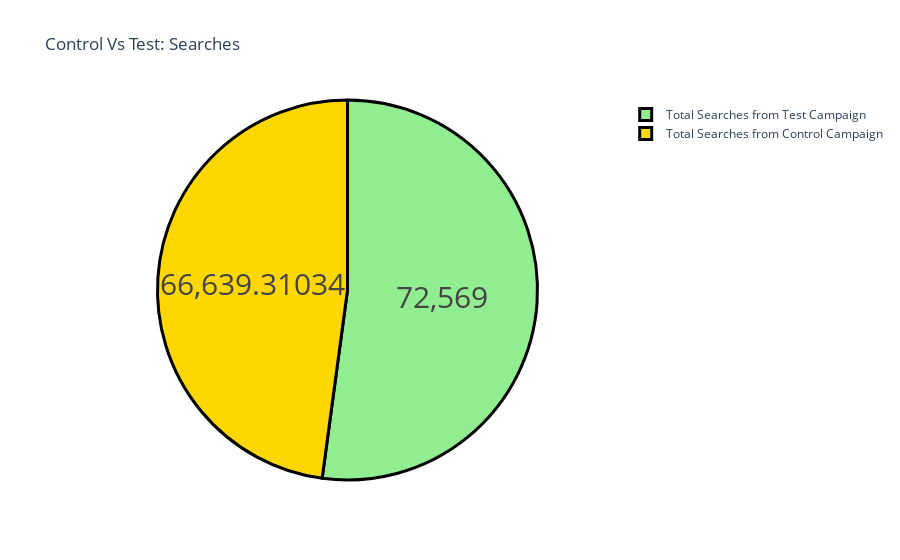

The notebook cell this image was saved under:
### Code cell
# The control campaign resulted in more impressions according to the amount spent
# on both campaigns.
# Now : look at the number of searches performed on the website from both campaigns

label = ["Total Searches from Control Campaign", 
         "Total Searches from Test Campaign"]
counts = [sum(control_data["Searches Received"]),
          sum(test_data["Searches Received"])]
colors = ['gold', 'lightgreen']
fig = go.Figure(data=[go.Pie(labels=label, values=counts)])
fig.update_layout(title_text='Control Vs Test: Searches')
fig.update_traces(hoverinfo='label+percent', textinfo='value',
                  textfont_size=30,
                  marker=dict(colors=colors,
                              line=dict(color='black', width=3)))
fig.show()

### Figure 1 — Plotly figure (JSON) as saved in the notebook; plotly's stock layout.template omitted (floating-point values rounded to 4 significant figures)
{"data": [{"hoverinfo": "label+percent", "labels": ["Total Searches from Control Campaign", "Total Searches from Test Campaign"], "marker": {"colors": ["gold", "lightgreen"], "line": {"color": "black", "width": 3}}, "textfont": {"size": 30}, "textinfo": "value", "type": "pie", "values": [66640.0, 72569]}], "layout": {"title": {"text": "Control Vs Test: Searches"}}}
